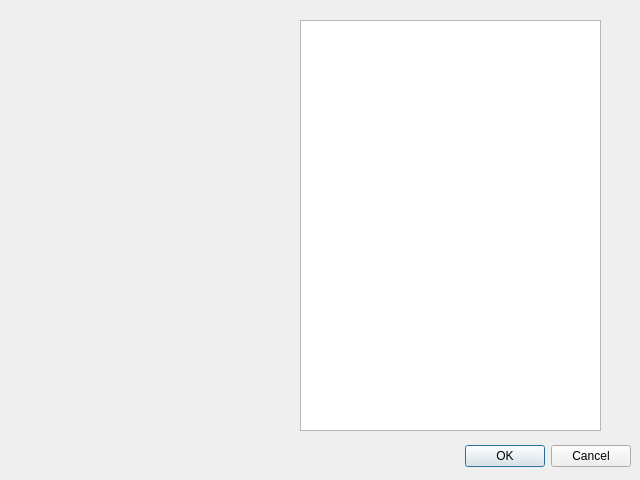
<?xml version="1.0" encoding="UTF-8"?>
<ui version="4.0">
 <class>Dialog</class>
 <widget class="QDialog" name="Dialog">
  <property name="geometry">
   <rect>
    <x>0</x>
    <y>0</y>
    <width>640</width>
    <height>480</height>
   </rect>
  </property>
  <property name="windowTitle">
   <string>Dialog</string>
  </property>
  <widget class="QDialogButtonBox" name="buttonBox">
   <property name="geometry">
    <rect>
     <x>10</x>
     <y>440</y>
     <width>621</width>
     <height>32</height>
    </rect>
   </property>
   <property name="orientation">
    <enum>Qt::Horizontal</enum>
   </property>
   <property name="standardButtons">
    <set>QDialogButtonBox::Cancel|QDialogButtonBox::Ok</set>
   </property>
  </widget>
  <widget class="QListView" name="listView">
   <property name="geometry">
    <rect>
     <x>300</x>
     <y>20</y>
     <width>301</width>
     <height>411</height>
    </rect>
   </property>
  </widget>
 </widget>
 <resources/>
 <connections>
  <connection>
   <sender>buttonBox</sender>
   <signal>accepted()</signal>
   <receiver>Dialog</receiver>
   <slot>accept()</slot>
   <hints>
    <hint type="sourcelabel">
     <x>248</x>
     <y>254</y>
    </hint>
    <hint type="destinationlabel">
     <x>157</x>
     <y>274</y>
    </hint>
   </hints>
  </connection>
  <connection>
   <sender>buttonBox</sender>
   <signal>rejected()</signal>
   <receiver>Dialog</receiver>
   <slot>reject()</slot>
   <hints>
    <hint type="sourcelabel">
     <x>316</x>
     <y>260</y>
    </hint>
    <hint type="destinationlabel">
     <x>286</x>
     <y>274</y>
    </hint>
   </hints>
  </connection>
 </connections>
</ui>
